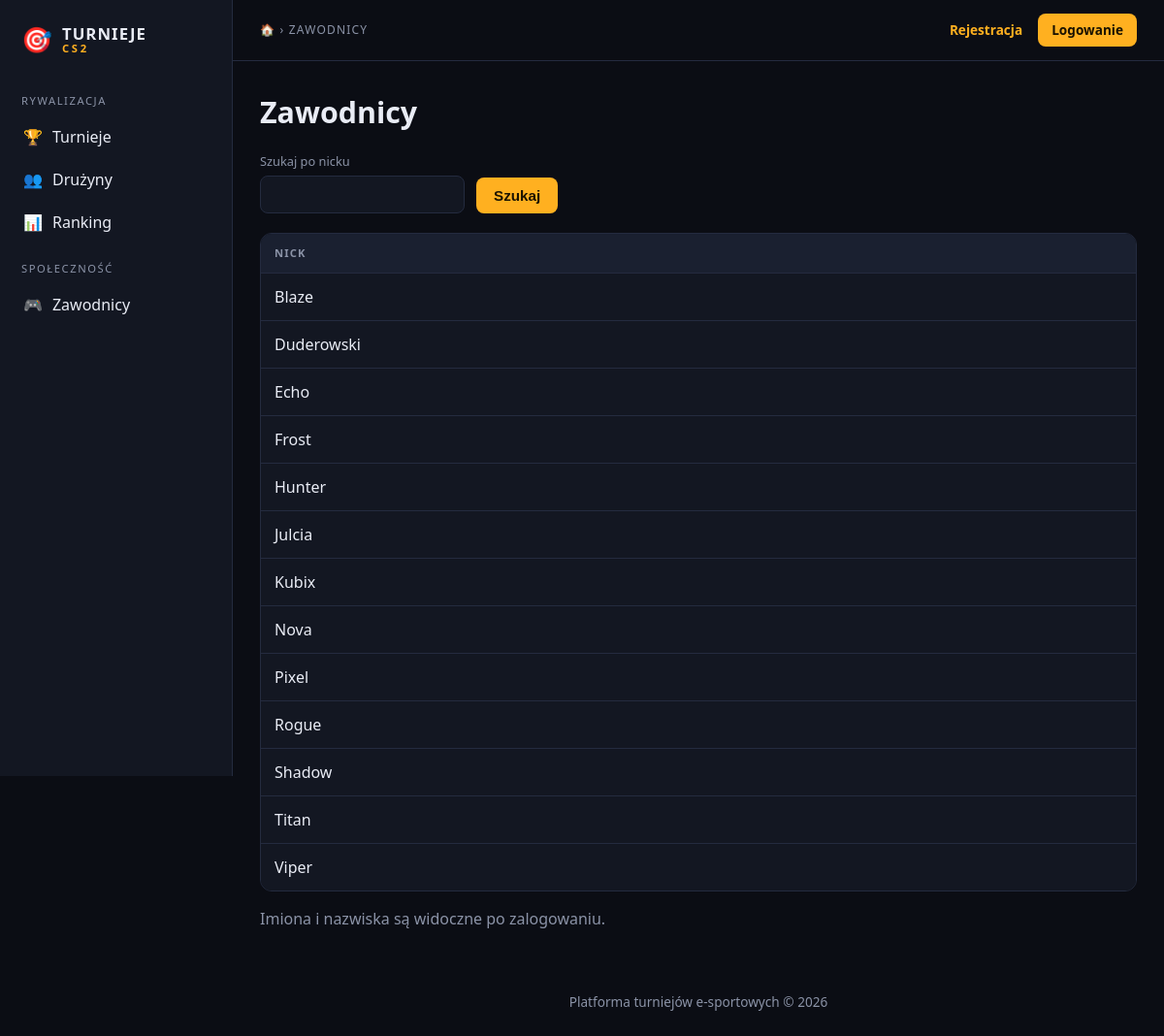
Screenshot of /Strona/turnieje/zawodnicy.php with the database file from the repository.
### tables this page shows
CREATE TABLE `zawodnik` (
  `id_zawodnika` int(11) NOT NULL,
  `id_uzytkownika` int(11) DEFAULT NULL,
  `nick` varchar(50) NOT NULL,
  `imie` varchar(50) NOT NULL,
  `nazwisko` varchar(80) NOT NULL,
  `zdjecie` varchar(100) DEFAULT NULL
);

### Strona/turnieje/includes/auth.php (called while the page is built, shortened)
<?php
require_once __DIR__ . '/db.php';
function e($tekst): string {
    return htmlspecialchars((string)$tekst, ENT_QUOTES, 'UTF-8');
}
function zalogowany(): bool { return isset($_SESSION['uzytkownik']); }

### Strona/turnieje/includes/db.php (called while the page is built, shortened)
<?php
function db(): PDO {
    static $pdo = null;
    if ($pdo === null) {
        $pdo = new PDO(
            'mysql:host=' . DB_HOST . ';dbname=' . DB_NAME . ';charset=utf8mb4',
            DB_USER, DB_PASS,
            [
                PDO::ATTR_ERRMODE            => PDO::ERRMODE_EXCEPTION,
                PDO::ATTR_DEFAULT_FETCH_MODE => PDO::FETCH_ASSOC,
                PDO::ATTR_EMULATE_PREPARES   => false,
            ]
        );
    }
    return $pdo;
}

### Strona/turnieje/zawodnicy.php (the view, shortened to what this page needs)
<?php
require_once 'includes/auth.php';
$q       = trim($_GET['q'] ?? '');
$strona  = max(1, (int)($_GET['strona'] ?? 1));
$naStrone = 20;
$where = '';
$param = [];
$st = db()->prepare("SELECT COUNT(*) FROM zawodnik $where");
$st->execute($param);
$razem  = (int)$st->fetchColumn();
$stron  = max(1, (int)ceil($razem / $naStrone));
$strona = min($strona, $stron);
$offset = ($strona - 1) * $naStrone;
$st = db()->prepare("SELECT nick, imie, nazwisko FROM zawodnik $where ORDER BY nick LIMIT $naStrone OFFSET $offset");
$st->execute($param);
$zawodnicy = $st->fetchAll();
$tytul = 'Zawodnicy';
require 'includes/header.php';
?>
<h1>Zawodnicy</h1>
<form method="get" class="filtry">
  <label>Szukaj po nicku <input type="text" name="q" value="<?= e($q) ?>" class="pole"></label>
  <button type="submit">Szukaj</button>
</form>
<?php if (!$zawodnicy): ?>
  <p class="przygaszony">Brak zawodników spełniających kryteria.</p>
<?php else: ?>
  <div class="tabela-wrap"><table>
    <tr><th>Nick</th><?php if (zalogowany()): ?><th>Imię</th><th>Nazwisko</th><?php endif; ?></tr>
    <?php foreach ($zawodnicy as $z): ?>
      <tr>
        <td><?= e($z['nick']) ?></td>
      </tr>
    <?php endforeach; ?>
  </table></div>
  <?php if (!zalogowany()): ?><p class="przygaszony">Imiona i nazwiska są widoczne po zalogowaniu.</p><?php endif; ?>
<?php endif; ?>
<?php require 'includes/footer.php'; ?>

### Strona/turnieje/includes/header.php (shortened to what this page needs)
<?php
require_once __DIR__ . '/auth.php';
function aktywne(string $sciezka): string {
    return ($_SERVER['SCRIPT_NAME'] === BASE_URL . '/' . $sciezka) ? ' aktywne' : '';
}
$wDruzynach  = strpos(basename($_SERVER['SCRIPT_NAME']), 'druzyn') === 0;
?>
<!DOCTYPE html>
<html lang="pl">
<head>
  <link rel="stylesheet" href="<?= BASE_URL ?>/assets/style.css">
</head>
<body>
<div class="uklad">
  <aside class="boczne">
    <a class="logo" href="<?= BASE_URL ?>/index.php">🎯 <span>TURNIEJE<small>CS2</small></span></a>
    <nav>
      <p class="sekcja">Rywalizacja</p>
      <a class="poz<?= aktywne('turnieje.php') ?>" href="<?= BASE_URL ?>/turnieje.php">🏆 <span>Turnieje</span></a>
      <a class="poz<?= $wDruzynach ? ' aktywne' : '' ?>" href="<?= BASE_URL ?>/druzyny.php">👥 <span>Drużyny</span></a>
      <a class="poz<?= aktywne('ranking.php') ?>" href="<?= BASE_URL ?>/ranking.php">📊 <span>Ranking</span></a>
      <p class="sekcja">Społeczność</p>
      <a class="poz<?= aktywne('zawodnicy.php') ?>" href="<?= BASE_URL ?>/zawodnicy.php">🎮 <span>Zawodnicy</span></a>
    </nav>
  </aside>
  <div class="glowna">
    <header class="gora">
      <span class="sciezka"><a href="<?= BASE_URL ?>/index.php">🏠</a> &rsaquo; <?= e(mb_strtoupper($tytul ?? 'Strona główna')) ?></span>
      <div class="konto">
        <?php if (zalogowany()): ?>
          <a class="nick" href="<?= BASE_URL ?>/konto.php">👤 <?= e(uzytkownik()['nick']) ?></a>
          <a href="<?= BASE_URL ?>/logout.php">Wyloguj</a>
        <?php else: ?>
          <a href="<?= BASE_URL ?>/register.php">Rejestracja</a>
          <a class="przycisk maly" href="<?= BASE_URL ?>/login.php">Logowanie</a>
        <?php endif; ?>
      </div>
    </header>
    <main class="kontener">

### Strona/turnieje/includes/footer.php
    </main>
    <footer class="stopka">Platforma turniejów e-sportowych &copy; <?= date('Y') ?></footer>
  </div>
</div>
</body>
</html>

### Strona/turnieje/assets/style.css (style rules this page uses)
:root { --bg:#0b0d14; --panel:#131722; --panel2:#1a2030; --linia:#242b3f; --tekst:#e9ecf5; --przyg:#8b93a7; --akcent:#ffb020; --akcent-t:#1a1200; --blad:#ff6b6b; --ok:#4cd98a; }
* { box-sizing:border-box }
html { scroll-behavior:smooth }
body { margin:0;font-family:system-ui,"Segoe UI",Roboto,Arial,sans-serif;background:var(--bg);color:var(--tekst);line-height:1.5 }
a { color:var(--akcent);text-decoration:none }
h1 { font-size:1.9rem;margin:.2em 0 .6em }
.przygaszony { color:var(--przyg) }
.uklad { display:flex;min-height:100vh }
.boczne { width:240px;flex-shrink:0;background:var(--panel);border-right:1px solid var(--linia); padding:18px 12px;position:sticky;top:0;height:100vh;overflow-y:auto }
.logo { display:flex;align-items:center;gap:10px;font-size:1.6rem;color:var(--tekst);padding:4px 10px 18px }
.logo span { display:flex;flex-direction:column;font-weight:800;font-size:1.05rem;line-height:1.1;letter-spacing:.06em }
.logo small { color:var(--akcent);font-size:.7rem;letter-spacing:.25em }
.sekcja { margin:18px 10px 6px;font-size:.7rem;letter-spacing:.14em;text-transform:uppercase;color:var(--przyg) }
.poz { display:flex;align-items:center;gap:10px;padding:10px 12px;border-radius:8px;color:var(--tekst);font-weight:500 }
.glowna { flex:1;min-width:0;display:flex;flex-direction:column }
.gora { display:flex;justify-content:space-between;align-items:center;gap:12px;padding:14px 28px; border-bottom:1px solid var(--linia);background:var(--bg);position:sticky;top:0;z-index:5 }
.sciezka { font-size:.75rem;letter-spacing:.1em;color:var(--przyg) }
.konto { display:flex;align-items:center;gap:16px;font-size:.85rem;font-weight:600 }
.kontener { width:100%;max-width:1200px;margin:0 auto;padding:24px 28px;flex:1 }
.stopka { text-align:center;padding:24px;color:var(--przyg);font-size:.85rem }
button,.przycisk { display:inline-block;padding:10px 18px;border:0;border-radius:8px;background:var(--akcent); color:var(--akcent-t);font-weight:700;cursor:pointer;font-size:.95rem }
.przycisk.maly { padding:7px 14px;font-size:.85rem }
.filtry { display:flex;flex-wrap:wrap;gap:12px;align-items:flex-end;margin-bottom:20px }
.filtry label { display:flex;flex-direction:column;gap:4px;font-size:.8rem;color:var(--przyg) }
select,input { font:inherit }
.tabela-wrap { overflow-x:auto;border:1px solid var(--linia);border-radius:12px }
table { width:100%;border-collapse:collapse;background:var(--panel) }
th { font-size:.7rem;text-transform:uppercase;letter-spacing:.1em;color:var(--przyg);background:var(--panel2) }
th,td { padding:12px 14px;text-align:left;border-bottom:1px solid var(--linia) }
tr:last-child td { border-bottom:0 }
.pole { padding:9px 12px;border-radius:8px;border:1px solid var(--linia);background:var(--panel);color:var(--tekst) }

### rows the page displays
zawodnik: nick "Blaze"
zawodnik: nick "Duderowski"
zawodnik: nick "Echo"
zawodnik: nick "Frost"
zawodnik: nick "Hunter"
zawodnik: nick "Julcia"
zawodnik: nick "Kubix"
zawodnik: nick "Nova"
zawodnik: nick "Pixel"
zawodnik: nick "Rogue"
zawodnik: nick "Shadow"
zawodnik: nick "Titan"
zawodnik: nick "Viper"

### other values shown
mb_strtoupper($tytul ?? 'Strona główna') "ZAWODNICY"
